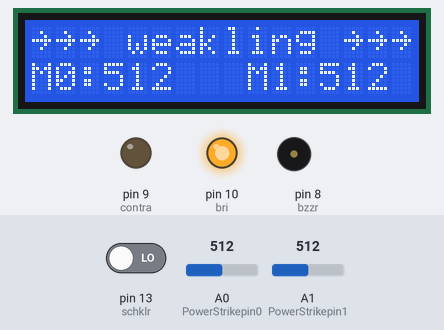
Bench run of a sketch on a simulated Arduino Uno, built with avr-gcc and run on an emulated ATmega328P. Shown: 16×2 character LCD, output pins drawn as LEDs (lit = HIGH), buzzer (waves = sounding). The test bench sets the inputs (shaded band); at power-on: pin 13 (schklr) LOW, A0 (PowerStrikepin0) = 512, A1 (PowerStrikepin1) = 512. Random numbers use the default seed unless the sketch sets one; pins used as bus, display or sensor lines are not drawn; what the sketch prints to the serial monitor is not drawn.

Above: at 8.4 s.
8.5 s: pin 13 (schklr) driven HIGH
At 9.3 s:
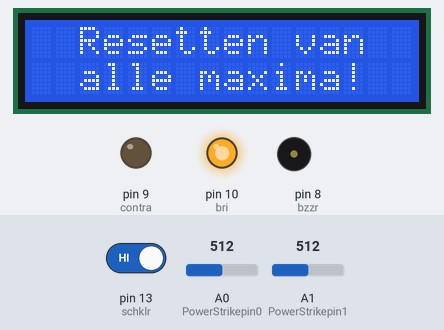
11.6 s: A0 (PowerStrikepin0) set to 0
At 13.1 s:
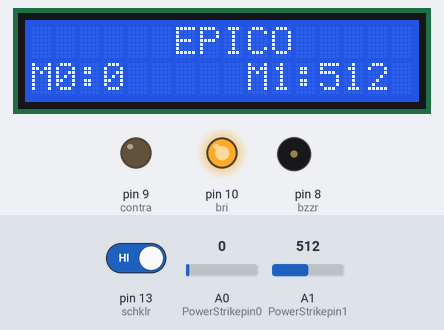
14.9 s: A1 (PowerStrikepin1) set to 291
At 17.2 s:
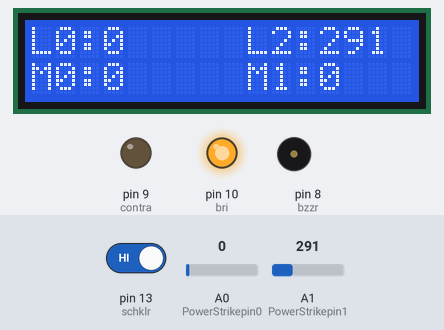
18.2 s: A0 (PowerStrikepin0) set to 8
20.8 s: A0 (PowerStrikepin0) set to 11
At 23.35 s:
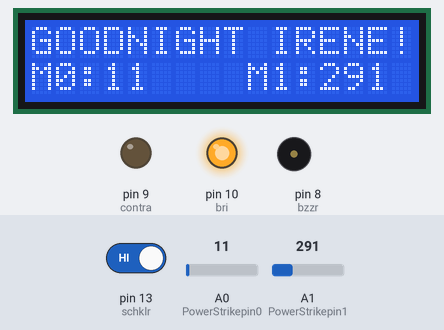
24.1 s: A1 (PowerStrikepin1) set to 278
At 25.3 s:
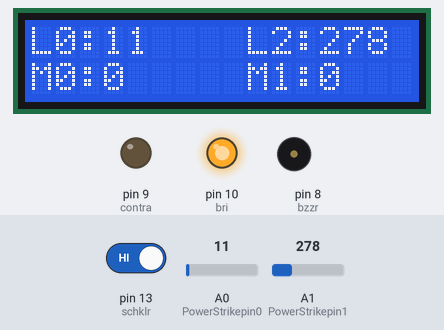
Timing chart, 0 to 28.4 s (numbered marks = the images above; inputs shaded):
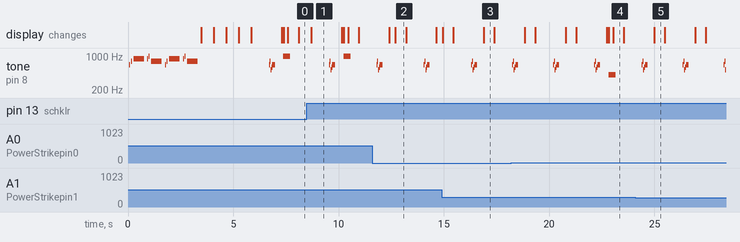

The sketch:

PowerStrike.ino
```cpp
/* PowerStrike v0.09.
 * Twee FSR druk sensoren met live output op een LCD scherm en naar de serial monitor
 * plus was beeps en tunes via de piezo buzzer.*/

#include <LiquidCrystal.h> //Importeer de LCD library

LiquidCrystal lcd(12, 11, 5, 4, 3, 2); // Initialiseren vd LCD en gebruikte pins

// Definieer de constanten
#define NOTE_E5 659       // Toonhoogte en bijbehorende frequentie voor piezo buzzer
#define NOTE_G5 784
#define NOTE_C5 523
#define NOTE_D5 587
#define NOTE_A5 880
#define NOTE_B5 988
#define PowerStrikepin0 A0 // Arduino pin voor druksensor 0
#define PowerStrikepin1 A1 // Arduino pin voor druksensor 1
#define bzzr 8             // Arduino pin voor de Piezo buzzer
#define contra 9           // Arduino pin voor het contrast van de LCD
#define bri 10             // Arduino pin voor de brightness van het LCD
#define schklr 13          // Arduino pin voor de schakelaar


// Definieer de variabelen
int PowerStrikereading0;   // Variabele voor uitlezen druksensor op pin 0
int PowerStrikereading1;   // Variabele voor uitlezen druksensor op pin 1
int maximum0;              // Variabele die de maximale kracht bijhoud
int maximum1;              // Variabele die de maximale kracht bijhoud

String scheld[] = {"~~~~ zucht ~~~~~", "~~~~ slapjes ~~~~", "Beetje harder...",
                   "~~~~~ gaap ~~~~~", "~~~~~ hmmmm ~~~~~", "~~~~ och och ~~~",
                   "~~~~ zzzzz ~~~~~", "~~~~~ tssss ~~~~~", "~~~rozenwater~~~",
                   "~~ natte krant ~", "~~ master Ken ~~~", "~~   aikido   ~~",
                   "~~~ slapjanus ~~", "~~ kussenvuist ~~", "~~~ weakling ~~~",
                   "~~~pillow fist~~", "~~~~~ snurk ~~~~~", "~~~ luiwammes ~~",
                   "~~~~ slome ~~~~~", "~~ kom op man ~~~",
                 }; // scheld Array
int scheldAantal = *(&scheld + 1) - scheld; // Variabele die de lengte is van aantal strings in scheld array

String hulde[] = {"!!    RECORD    !!", "BEAUTIFUL CHAMP!", "GOODNIGHT IRENE!",
                  "      EPICO       ", "          AAAUW!", "     SHA-BAM!   ",
                  "KABOOSH!          ", "       BOOM     "
                   }; // hulde Array
int huldeAantal = *(&hulde + 1) - hulde; // Variable die de lengte is van aantal strings in hulde

// Tune: jingle all the way:
int jingleNoten[] = {
  NOTE_E5, NOTE_G5, NOTE_C5, NOTE_D5,
  NOTE_E5,
};
int jingleTijdPerNoot[] = {
  // toonduur: 4 = kwart noot, 8 = achtste noot, enzc, oftewel het tempo:
  32, 32, 32, 32,
  8,
};
int sizeOfJingle=sizeof(jingleTijdPerNoot);

// Tune: Gonna fly now, Rocky Tune
int rockyNoten[] = {
  NOTE_E5, 0, NOTE_G5, 0, NOTE_A5,
  NOTE_A5, 0, NOTE_B5, 0, NOTE_G5,
  NOTE_E5, 0, NOTE_G5, 0, NOTE_A5,
  NOTE_A5, 0, NOTE_B5, 0, NOTE_G5,
};
int rockyTijdPerNoot[] = {
  // toonduur: 4 = kwart noot, 8 = achtste noot, enzc, oftewel het tempo:
  32, 32, 32, 16, 2,
  32, 32, 32, 16, 2,
  32, 32, 32, 16, 2,
  32, 32, 32, 16, 2,
};
int sizeOfRocky=sizeof(rockyTijdPerNoot);


// Functies
void muziek(int noten[], int tijden[], int grootte) {
  // Muziek functie.
    int size = grootte / sizeof(int);
  //NOTE: int size = sizeof(tijden) / sizeof(int); werkt NIET!!!
  //Blijkbaar lukt het niet of sizeof(tijden)te berekenen.
  //Bovenstaande hack, met grootte, is niet on-elegant

  for (int dezeNoot = 0; dezeNoot < size; dezeNoot++) {
    // bereken de toonduur, neem een seconde gedeelt door noot type.
    // toonduurs: kwart noot= 1000 / 4, achtste note = 1000/8, enz
    int nootDuur = 1000 /tijden[dezeNoot];     // hier wordt de tijd van de noot berekend, in ms
    tone(bzzr, noten[dezeNoot], nootDuur);

    // om de onafhankelijke noten goed te horen moet er een korte pauze tussen zitten.
    int pauzeTussenNoten = nootDuur * 1.30;   // Hier heb ik de tijd van de noot  + 30% genomen, dat werkt:
    delay(pauzeTussenNoten);
    noTone(bzzr);                             // stop de tune
  }
}

void jingle(){
  // Jingle all the way plus tikken
  tikken(2);                                     // Tikken met de Piezo buzzer
  tikken(2);
  muziek(jingleNoten, jingleTijdPerNoot, sizeOfJingle);// Jingle all the way
  tikken(2);
  tikken(2);
}


void tikken(int count){
  // Enkele of meerdere tikken, tikkerdetik
    while ( count-- )
    {
     analogWrite(8, 255);// schrijf naar pin 8, volume: gebruik waarden tussen 0-255
     delay(20);          // wacht voor een delay in ms
     analogWrite(8, 0);  // 0 zet het uit
     delay(20);          // wacht voor een delay in ms
    }
   delay(50);
}


void elcede(int regel, int spatie, String a, int b){
  // funtie voor de invoer van output naar LCD
  lcd.setCursor(regel, spatie);
  lcd.print(a);
  lcd.print(b);
}


void elcedeBoot(String a, String b){
  // De elcede functie, input is bovenste en onderste regel
  lcd.setCursor(0, 0);     // Bovenste regel
  lcd.print(a);
  lcd.setCursor(0, 1);     // Onderste regel
  lcd.print(b);
  delay(500);              // De delay van de loop in milliseconden
  tikken(1);               // Enkele tik
}


void elcedeMax(){
  // Maxima weergeven in onderste regel van de LCD
    elcede(0,1,"M0:",maximum0);
    elcede(9,1,"M1:",maximum1);
}


void setup() {
  Serial.begin(9600);       // Zet serial communicatie op 9600 baud
  maximum0 = maximum1 = 0;  // Zet het maximum op 0
  pinMode(schklr, INPUT);   // Schakelaartje

  // LCD instellingen
  lcd.begin(16, 2);         // Stelt in dat de LCD een 16x2 type is
  pinMode(contra, OUTPUT);  // Maak pin 9 als OUTPUT
  pinMode(bri, OUTPUT);     // Maak pin 10 als OUTPUT
  digitalWrite(contra, LOW);// Geeft geen power aan contrast pin. Nu zie je woorden. Best handig
  analogWrite(bri, 255);    // Geeft volledige power aan screen brightness LED (255)


  // Stukje amusement
  muziek(rockyNoten,rockyTijdPerNoot, sizeOfRocky);// Rocky tune :-)
  // Boot screen: alsof deze retesnelle code een significante boot tijd heeft
  elcedeBoot("**PowerStrike**", "Booting in ");   // Run de elcedeBoot functie met deze text
  elcedeBoot("**PowerStrike**", "Booting in 3");
  elcedeBoot("**PowerStrike**", "Booting in 2");
  elcedeBoot("**PowerStrike**", "Booting in 1");
  lcd.clear();                                    // Clear LCD anders krijg je trailing rommel
  elcedeBoot("  Tijd om te", "!!!!!RAMMEN!!!!!"); // Run de elcedeBoot functie met deze text
  jingle();
  lcd.clear();                                    // Clear LCD anders krijg je trailing rommel
}


void loop() {
  lcd.clear(); // Clear LCD anders krijg je trailing rommel
               // TODO: padding programmeren, dat is beter dan dit lcd geflits...

  PowerStrikereading0 = analogRead(PowerStrikepin0); // Lees PowerStrike pin en save als variabele
  PowerStrikereading1 = analogRead(PowerStrikepin1); // Lees PowerStrike pin en save als variabele

//FIXME: onderstaande IF blocks zijn spaghetti code, dit kan beter en in minder SLOCs
if (PowerStrikereading0+PowerStrikereading1  < 301){ // Deze lage waarden zijn geen maximum waardig
    elcede(0,0, "L0:", PowerStrikereading0);
    elcede(9,0, "L2:", PowerStrikereading1);
    elcedeMax();
 } else if (PowerStrikereading0 + PowerStrikereading1 > 300){
    // als bovenstaande treshhold is gehaald dan een scheld tekst in LCD weergeven
    int scheldNummer = (rand() % scheldAantal) ;   // Kies een random nummer om scheldwoord te kiezen
    String scheldStr = (scheld[scheldNummer]);     // Maak scheldwoord string aan
    lcd.clear();                                   // Clear LCD anders krijg je trailing rommel
    elcede(0, 0, scheldStr, 1);                    // Scheld op de LCD
    elcedeMax();                                   // Blijf maximum weergeven
    tikken(1);
  if (PowerStrikereading0 > maximum0) {
    maximum0 = PowerStrikereading0;                // Maximum gevonden dus overschrijven
    tone(bzzr, 50 + 150 * log(maximum0), 1000 / 4);// Hoe hoger het maximum hoe hoger de toon, log functie
    int huldeNummer = (rand() % huldeAantal) ;     // Maakt random nummer die we gaan gebruiken voor hulde
    String huldeStr = (hulde[huldeNummer]);        // Kies de random hulde
    lcd.clear();                                   // Clear LCD anders krijg je trailing rommel
    elcede(0,0, huldeStr, 1);                      // Geef hulde weer op LCD
    elcedeMax();                                   // Blijf maximum weergeven
    }
  if (PowerStrikereading1 > maximum1) {
    maximum1 = PowerStrikereading1;                // Maximum gevonden dus overschrijven
    delay(200);                                    // Pauze, zodat je de piep van  bovenstaande functie eerst hoort
    //tone(bzzr, 50 + 150 * log(maximum1), 1000 / 8); // Hoe hoger het maximum hoe hoger de toon, log functie
    tone(bzzr, 50 + 150 * log(maximum0), 1000 / 8);// Hoe hoger het maximum hoe hoger de toon, log functie
    int huldeNummer = (rand() % huldeAantal);      // maakt random nummer die we gaan gebruiken voor text
    String huldeStr = (hulde[huldeNummer]);        // kies de random hulde
    lcd.clear();                                   // Clear LCD anders krijg je trailing rommel
    elcede(0, 0, huldeStr, 1);                     // Knal hulde op LCD
    elcedeMax();                                   // Blijf maximum weergeven
  }
 }

  // Print output ook naar de serial monitor. Want, waarom niet?
  Serial.print("LIVE = ");             // Aangeven dat dit de 'Live' waarden zijn
  Serial.print(PowerStrikereading0);   // 'Live' sensor0 waarde
  Serial.print(", ");                  // spacer
  Serial.print(PowerStrikereading1);   // 'Live' sensor1 waarde
  Serial.print("   MAX = ");           // Aangeven dat dit de Max waarden zijn
  Serial.print(maximum0);              // Maximum van sensor0
  Serial.print(", ");                  // spacer
  Serial.println(maximum1);            // Maximum van sensor1
  delay(500); // De delay van deze loop, in ms

  // Schakelaar om de maxima op nul te zetten, handig voor testen
  if(digitalRead(schklr) == HIGH){
    maximum0 = maximum1 = 0;
    lcd.clear();                                         // Clear LCD anders krijg je trailing rommel
    elcedeBoot("  Resetten van", "  alle maxima!");      // Geef deze tekst weer in LCD
    jingle();
    lcd.clear();
  }

}
```

Measured:
- the behaviour switches between 9 and 10 on A0 (PowerStrikepin0) (found by bisection; images 3 and 4)
- the behaviour switches between 290 and 289 on A1 (PowerStrikepin1) (found by bisection; images 4 and 5)
- after the input at 8.5 s, tone on pin 8 (bzzr): plays 659 Hz for 0.03 s, 784 Hz for 0.03 s, 523 Hz for 0.03 s, 587 Hz for 0.03 s, 659 Hz for 0.13 s, 985 Hz for 0.33 s, starting after 1.1 s
- by itself, tone on pin 8 (bzzr): plays 659 Hz for 0.03 s, 784 Hz for 0.03 s, 880 Hz for 0.50 s, 880 Hz for 0.03 s, 988 Hz for 0.03 s, 784 Hz for 0.50 s … (18 notes in this stretch)
- what the display in image 1 shows lasts 1.4 s, from 8.7 s to 10.1 s
- what the display in image 2 shows lasts 0.5 s, from 12.7 s to 13.2 s
